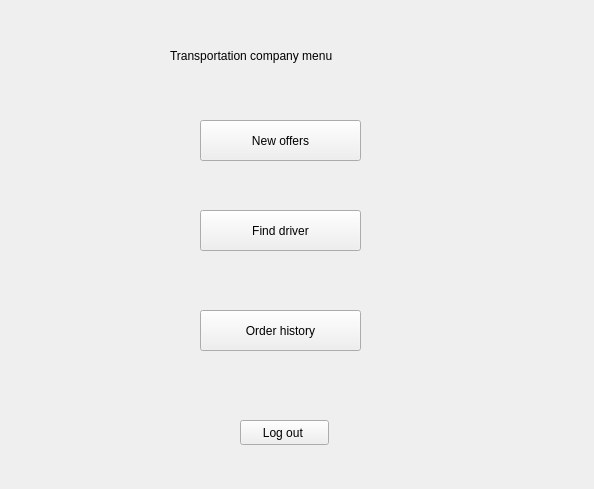
<?xml version="1.0" encoding="UTF-8"?>
<ui version="4.0">
 <class>menu_company</class>
 <widget class="QWidget" name="menu_company">
  <property name="geometry">
   <rect>
    <x>0</x>
    <y>0</y>
    <width>594</width>
    <height>489</height>
   </rect>
  </property>
  <property name="windowTitle">
   <string>Form</string>
  </property>
  <widget class="QStackedWidget" name="stackedWidget">
   <property name="geometry">
    <rect>
     <x>0</x>
     <y>0</y>
     <width>591</width>
     <height>491</height>
    </rect>
   </property>
   <property name="currentIndex">
    <number>0</number>
   </property>
   <widget class="QWidget" name="page">
    <widget class="QPushButton" name="pushButton">
     <property name="geometry">
      <rect>
       <x>240</x>
       <y>420</y>
       <width>89</width>
       <height>25</height>
      </rect>
     </property>
     <property name="text">
      <string>Log out </string>
     </property>
    </widget>
    <widget class="QLabel" name="label">
     <property name="geometry">
      <rect>
       <x>170</x>
       <y>30</y>
       <width>301</width>
       <height>51</height>
      </rect>
     </property>
     <property name="text">
      <string>Transportation company menu</string>
     </property>
    </widget>
    <widget class="QPushButton" name="pushButton_2">
     <property name="geometry">
      <rect>
       <x>200</x>
       <y>120</y>
       <width>161</width>
       <height>41</height>
      </rect>
     </property>
     <property name="text">
      <string>New offers</string>
     </property>
    </widget>
    <widget class="QPushButton" name="pushButton_3">
     <property name="geometry">
      <rect>
       <x>200</x>
       <y>210</y>
       <width>161</width>
       <height>41</height>
      </rect>
     </property>
     <property name="text">
      <string>Find driver</string>
     </property>
    </widget>
    <widget class="QPushButton" name="pushButton_5">
     <property name="geometry">
      <rect>
       <x>200</x>
       <y>310</y>
       <width>161</width>
       <height>41</height>
      </rect>
     </property>
     <property name="text">
      <string>Order history</string>
     </property>
    </widget>
   </widget>
   <widget class="QWidget" name="page_2">
    <widget class="QLabel" name="label_2">
     <property name="geometry">
      <rect>
       <x>230</x>
       <y>30</y>
       <width>151</width>
       <height>41</height>
      </rect>
     </property>
     <property name="text">
      <string>New offers</string>
     </property>
    </widget>
    <widget class="QPushButton" name="pushButton_6">
     <property name="geometry">
      <rect>
       <x>20</x>
       <y>30</y>
       <width>89</width>
       <height>25</height>
      </rect>
     </property>
     <property name="text">
      <string>Go back</string>
     </property>
    </widget>
    <widget class="QTreeWidget" name="treeWidget_2">
     <property name="geometry">
      <rect>
       <x>20</x>
       <y>70</y>
       <width>391</width>
       <height>331</height>
      </rect>
     </property>
     <column>
      <property name="text">
       <string notr="true">1</string>
      </property>
     </column>
    </widget>
    <widget class="QPushButton" name="pushButton_10">
     <property name="geometry">
      <rect>
       <x>50</x>
       <y>420</y>
       <width>171</width>
       <height>51</height>
      </rect>
     </property>
     <property name="text">
      <string>Calculate comission</string>
     </property>
    </widget>
    <widget class="QPushButton" name="pushButton_11">
     <property name="geometry">
      <rect>
       <x>410</x>
       <y>430</y>
       <width>161</width>
       <height>31</height>
      </rect>
     </property>
     <property name="text">
      <string>Accept</string>
     </property>
    </widget>
    <widget class="QPushButton" name="pushButton_12">
     <property name="geometry">
      <rect>
       <x>240</x>
       <y>430</y>
       <width>161</width>
       <height>31</height>
      </rect>
     </property>
     <property name="text">
      <string>Decline</string>
     </property>
    </widget>
    <widget class="QLabel" name="label_7">
     <property name="geometry">
      <rect>
       <x>420</x>
       <y>120</y>
       <width>131</width>
       <height>41</height>
      </rect>
     </property>
     <property name="text">
      <string>Comission:</string>
     </property>
    </widget>
   </widget>
   <widget class="QWidget" name="page_3">
    <widget class="QLabel" name="label_3">
     <property name="geometry">
      <rect>
       <x>240</x>
       <y>20</y>
       <width>171</width>
       <height>41</height>
      </rect>
     </property>
     <property name="text">
      <string>FInd driver</string>
     </property>
    </widget>
    <widget class="QPushButton" name="pushButton_7">
     <property name="geometry">
      <rect>
       <x>20</x>
       <y>20</y>
       <width>89</width>
       <height>25</height>
      </rect>
     </property>
     <property name="text">
      <string>Go back</string>
     </property>
    </widget>
    <widget class="QComboBox" name="comboBox">
     <property name="geometry">
      <rect>
       <x>30</x>
       <y>90</y>
       <width>161</width>
       <height>31</height>
      </rect>
     </property>
    </widget>
    <widget class="QPushButton" name="pushButton_4">
     <property name="geometry">
      <rect>
       <x>30</x>
       <y>140</y>
       <width>161</width>
       <height>31</height>
      </rect>
     </property>
     <property name="text">
      <string>Find drivers</string>
     </property>
    </widget>
    <widget class="QTreeWidget" name="treeWidget_3">
     <property name="geometry">
      <rect>
       <x>210</x>
       <y>60</y>
       <width>361</width>
       <height>301</height>
      </rect>
     </property>
     <column>
      <property name="text">
       <string notr="true">1</string>
      </property>
     </column>
    </widget>
    <widget class="QPushButton" name="pushButton_13">
     <property name="geometry">
      <rect>
       <x>320</x>
       <y>400</y>
       <width>141</width>
       <height>41</height>
      </rect>
     </property>
     <property name="text">
      <string>Send a request</string>
     </property>
    </widget>
   </widget>
   <widget class="QWidget" name="page_4">
    <widget class="QLabel" name="label_4">
     <property name="geometry">
      <rect>
       <x>240</x>
       <y>30</y>
       <width>151</width>
       <height>41</height>
      </rect>
     </property>
     <property name="text">
      <string>Current orders</string>
     </property>
    </widget>
   </widget>
   <widget class="QWidget" name="page_5">
    <widget class="QLabel" name="label_5">
     <property name="geometry">
      <rect>
       <x>250</x>
       <y>30</y>
       <width>111</width>
       <height>31</height>
      </rect>
     </property>
     <property name="text">
      <string>Order history</string>
     </property>
    </widget>
    <widget class="QPushButton" name="pushButton_9">
     <property name="geometry">
      <rect>
       <x>20</x>
       <y>20</y>
       <width>89</width>
       <height>25</height>
      </rect>
     </property>
     <property name="text">
      <string>Go back</string>
     </property>
    </widget>
    <widget class="QTreeWidget" name="treeWidget">
     <property name="geometry">
      <rect>
       <x>10</x>
       <y>60</y>
       <width>581</width>
       <height>421</height>
      </rect>
     </property>
     <column>
      <property name="text">
       <string notr="true">1</string>
      </property>
     </column>
    </widget>
    <widget class="QLabel" name="label_6">
     <property name="geometry">
      <rect>
       <x>110</x>
       <y>280</y>
       <width>331</width>
       <height>31</height>
      </rect>
     </property>
     <property name="text">
      <string/>
     </property>
    </widget>
   </widget>
  </widget>
 </widget>
 <resources/>
 <connections/>
</ui>
